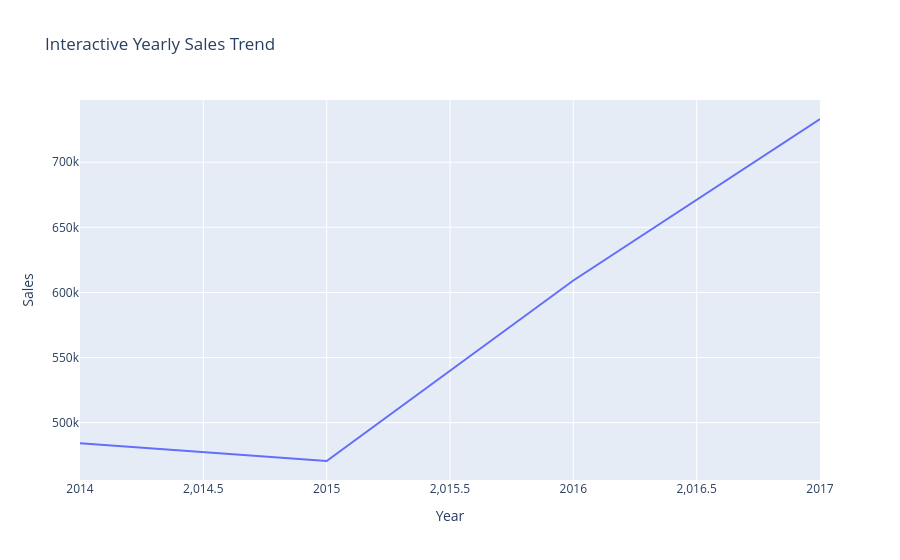

Notebook source saved alongside this figure:
### Code cell
fig = px.line(
    yearly_sales.reset_index(),
    x="Year",
    y="Sales",
    title="Interactive Yearly Sales Trend"
)

fig.show()

### Figure 1 — Plotly figure (JSON) as saved in the notebook; plotly's stock layout.template omitted (floating-point values rounded to 4 significant figures)
{"data": [{"hovertemplate": "Year=%{x}<br>Sales=%{y}<extra></extra>", "legendgroup": "", "line": {"color": "#636efa", "dash": "solid"}, "marker": {"symbol": "circle"}, "mode": "lines", "name": "", "orientation": "v", "showlegend": false, "type": "scatter", "x": [2014, 2015, 2016, 2017], "xaxis": "x", "y": [484200.0, 470500.0, 609200.0, 733200.0], "yaxis": "y"}], "layout": {"legend": {"tracegroupgap": 0}, "title": {"text": "Interactive Yearly Sales Trend"}, "xaxis": {"anchor": "y", "domain": [0, 1], "title": {"text": "Year"}}, "yaxis": {"anchor": "x", "domain": [0, 1], "title": {"text": "Sales"}}}}
